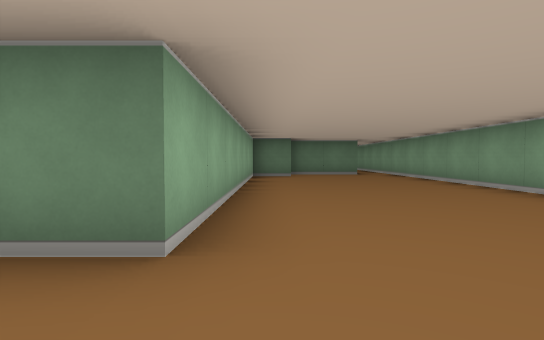
view 1 (above)

14 first-person views from a walk through a cub3D maze. The camera is about half as high as the walls, tilts 2° down and sees 80° across. The floor is counted in squares. Each view is taken from the middle of a square. On the plan, view 1 faces up. The plan holds only what a view shows up to about 9 squares ahead; the rest is blank.

view 2
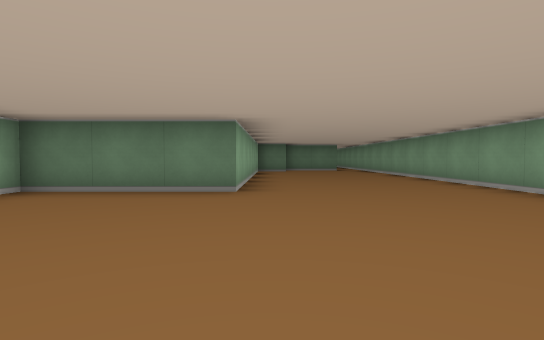

view 3
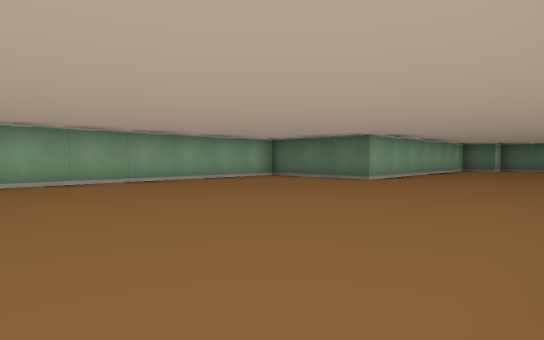

view 4
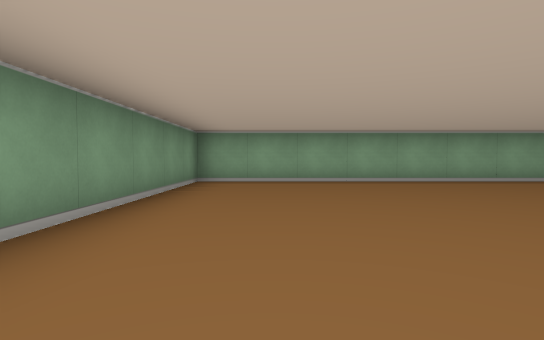

view 5
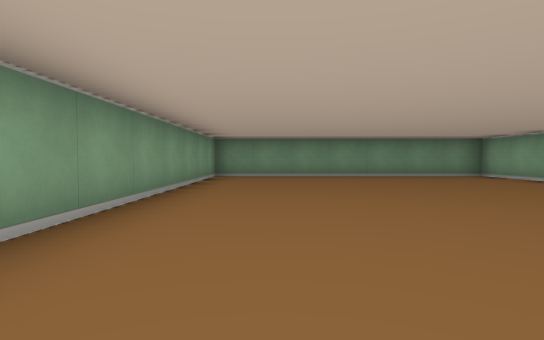

view 6
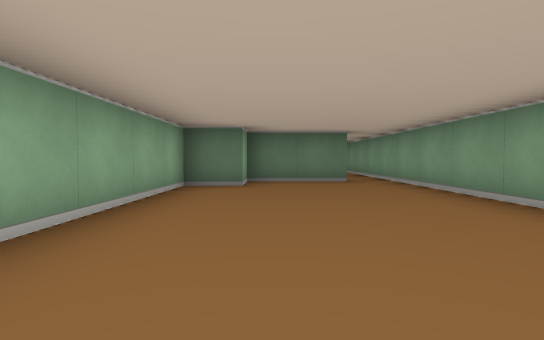

view 7
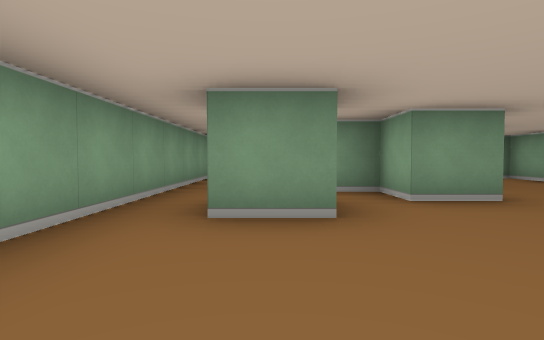

view 8
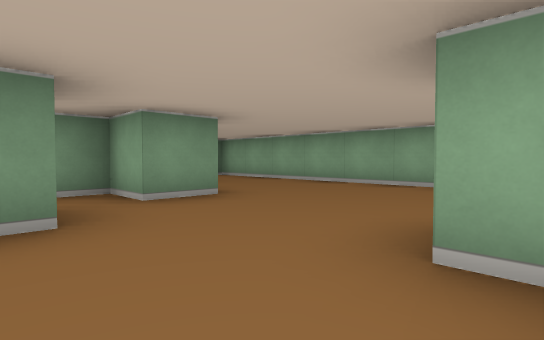

view 9
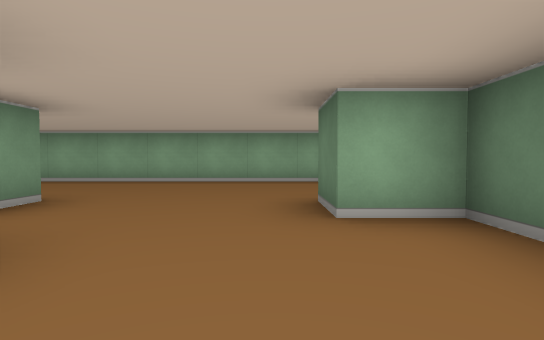

view 10
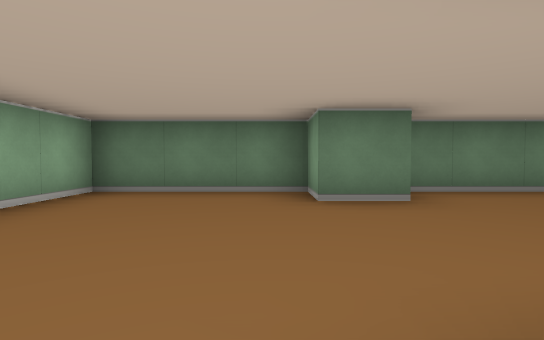

view 11
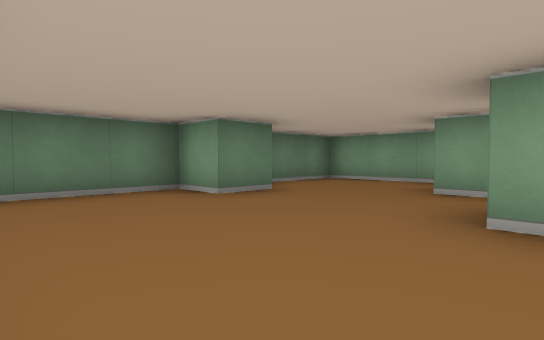

view 12
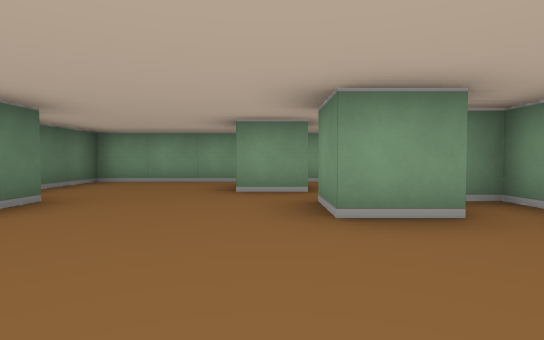

view 13
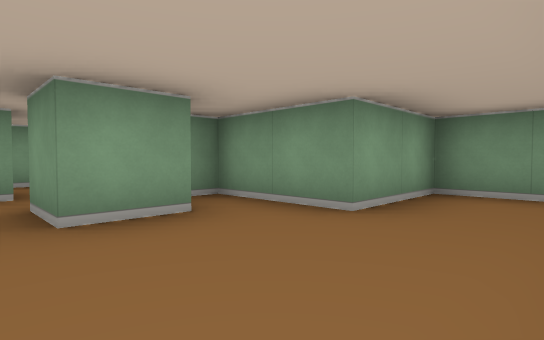

view 14
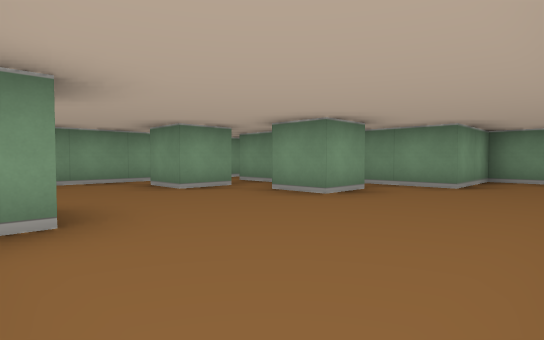

### Floor plan
Ten units are one square. View 1 is at (0, 0); x grows to the right and y downward. Boxes are objects, and circles mark ways between rooms. Rooms are numbered by the first view taken in them; rooms with no view inside come last. Other rooms are left out.
<svg viewBox="-40 -160 80 230">
<path fill="none" stroke="#000" d="M25 -95 5 -95 5 -85 -5 -85 -5 -15 -35 -15 -35 65 35 65 35 -105M15 -114 15 -125 25 -125M-5 -104 -5 -115 5 -115 5 -105 25 -105M35 -105 35 -155 5 -155 5 -145 -5 -145 -5 -155 -35 -155 -35 -75 -15 -75 -15 -95 5 -95 5 -100"/>
<circle cx="30" cy="-110" r="3" fill="#2a7"/>
<text x="10" y="0">1</text>
<text x="0" y="-120">2</text>
</svg>
Room 1 opens to room 2.

Where each view was taken, in squares from view 1:
view 1: 0 up, 0 right, facing up
view 2: 3 down, 0 right, facing up
view 3: 5 down, 3 right, facing up-left
view 4: 5 down, 3 right, facing left
view 5: 2 up, 2 right, facing down
view 6: 3 up, 1 right, facing up
view 7: 15 up, 2 right, facing down
view 8: 15 up, 2 right, facing down-left
view 9: 14 up, 3 right, facing left
view 10: 11 up, 1 left, facing up
view 11: 11 up, 3 left, facing up-right
view 12: 12 up, 3 left, facing right
view 13: 12 up, 3 left, facing down-right
view 14: 15 up, 3 left, facing down-right
